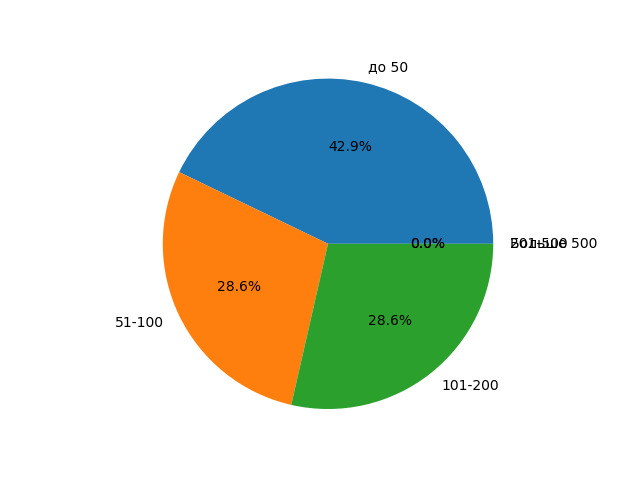

Here is the Python script that generated this plot:
# Социологический опрос на тему:"Социальные сети"
# 5.	Сколько человек у Вас в друзьях?

import matplotlib.pyplot as plt

labels = 'до 50', '51-100', '101-200', '201-500', 'Больше 500'
sizes = [3,2,2,0,0]

fig, ax = plt.subplots()
ax.pie(sizes, labels=labels, autopct='%1.1f%%')
ax.axis('equal')

plt.show()
